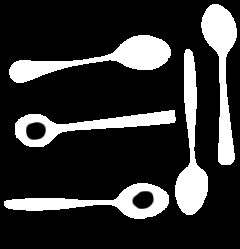
%> input picture material/code/visionbook/13MathMorph/images/spoons_binary_holes.png, 240 x 249 px
$ octave thinning_demo.m   (GNU Octave 9; MATLAB toolbox functions it lacks are replaced by stand-ins)
%> lines starting %> are read from the running program, lines starting %| are printed output that depends on the picture; in (x1, y1, x2, y2) boxes, pixels count from 0 and x2, y2 are one past the last pixel; in counts of white or black regions, pixels touching at a corner belong together; the program's own positions count from 1
### material/code/visionbook/matlab_code/misc/exportfig.m
function exportfig(varargin)
%EXPORTFIG  Export a figure to Encapsulated Postscript.
%   EXPORTFIG(H, FILENAME) writes the figure H to FILENAME.  H is
%   a figure handle and FILENAME is a string that specifies the
%   name of the output file.
%
%   EXPORTFIG(...,PARAM1,VAL1,PARAM2,VAL2,...) specifies
%   parameters that control various characteristics of the output
%   file.
%
%   Format Paramter:
%     'Format'  one of the strings 'eps','eps2','jpeg','png','preview'
%          specifies the output format. Defaults to 'eps'.
%          The output format 'preview' does not generate an output
%          file but instead creates a new figure window with a
%          preview of the exported figure. In this case the
%          FILENAME parameter is ignored.
%
%     'Preview' one of the strings 'none', 'tiff'
%          specifies a preview for EPS files. Defaults to 'none'.
%
%   Size Parameters:
%     'Width'   a positive scalar
%          specifies the width in the figure's PaperUnits
%     'Height'  a positive scalar
%          specifies the height in the figure's PaperUnits
%
%     Specifying only one dimension sets the other dimension
%     so that the exported aspect ratio is the same as the
%     figure's current aspect ratio.
%     If neither dimension is specified the size defaults to
%     the width and height from the figure's PaperPosition.
%
%   Rendering Parameters:
%     'Color'     one of the strings 'bw', 'gray', 'cmyk'
%         'bw'    specifies that lines and text are exported in
%                 black and all other objects in grayscale
%         'gray'  specifies that all objects are exported in grayscale
%         'cmyk'  specifies that all objects are exported in color
%                 using the CMYK color space
%     'Renderer'  one of the strings 'painters', 'zbuffer', 'opengl'
%         specifies the renderer to use
%     'Resolution'   a positive scalar
%         specifies the resolution in dots-per-inch.
%
%     The default color setting is 'bw'.
%
%   Font Parameters:
%     'FontMode'     one of the strings 'scaled', 'fixed'
%     'FontSize'     a positive scalar
%          in 'scaled' mode multiplies with the font size of each
%          text object to obtain the exported font size
%          in 'fixed' mode specifies the font size of all text
%          objects in points
%     'FontEncoding' one of the strings 'latin1', 'adobe'
%          specifies the character encoding of the font
%
%     If FontMode is 'scaled' but FontSize is not specified then a
%     scaling factor is computed from the ratio of the size of the
%     exported figure to the size of the actual figure. The minimum
%     font size allowed after scaling is 5 points.
%     If FontMode is 'fixed' but FontSize is not specified then the
%     exported font sizes of all text objects is 7 points.
%
%     The default 'FontMode' setting is 'scaled'.
%
%   Line Width Parameters:
%     'LineMode'     one of the strings 'scaled', 'fixed'
%     'LineWidth'    a positive scalar
%          the semantics of LineMode and LineWidth are exactly the
%          same as FontMode and FontSize, except that they apply
%          to line widths instead of font sizes. The minumum line
%          width allowed after scaling is 0.5 points.
%          If LineMode is 'fixed' but LineWidth is not specified
%          then the exported line width of all line objects is 1
%          point.
%
%   Examples:
%     exportfig(gcf,'fig1.eps','height',3);
%       Exports the current figure to the file named 'fig1.eps' with
%       a height of 3 inches (assuming the figure's PaperUnits is
%       inches) and an aspect ratio the same as the figure's aspect
%       ratio on screen.
%
%     exportfig(gcf, 'fig2.eps', 'FontMode', 'fixed',...
%                'FontSize', 10, 'color', 'cmyk' );
%       Exports the current figure to 'fig2.eps' in color with all
%       text in 10 point fonts. The size of the exported figure is
%       the figure's PaperPostion width and height.


if (nargin < 2)
  error('Too few input arguments');
end

% exportfig(H, filename, ...)
H = varargin{1};
if ~ishandle(H) | ~strcmp(get(H,'type'), 'figure')
  error('First argument must be a handle to a figure.');
end
filename = varargin{2};
if ~ischar(filename)
  error('Second argument must be a string.');
end
paramPairs = varargin(3:end);

% Do some validity checking on param-value pairs
if (rem(length(paramPairs),2) ~= 0)
  error(['Invalid input syntax. Optional parameters and values' ...
	 ' must be in pairs.']);
end

format = 'eps';
preview = 'none';
width = -1;
height = -1;
%color = 'bw';
color = 'cmyk';
fontsize = -1;
fontmode='scaled';
linewidth = -1;
linemode=[];
fontencoding = 'latin1';
renderer = [];
resolution = [];

% Process param-value pairs
args = {};
for k = 1:2:length(paramPairs)
  param = lower(paramPairs{k});
  if (~ischar(param))
    error('Optional parameter names must be strings');
  end
  value = paramPairs{k+1};

  switch (param)
   case 'format'
    format = value;
    if (~strcmp(format,{'eps','eps2','jpeg','png','preview'}))
      error(['Format must be ''eps'', ''eps2'', ''jpeg'', ''png'' or' ...
	     ' ''preview''.']);
    end
   case 'preview'
    preview = value;
    if (~strcmp(preview,{'none','tiff'}))
      error('Preview must be ''none'' or ''tiff''.');
    end
   case 'width'
    width = LocalToNum(value);
    if(~LocalIsPositiveScalar(width))
      error('Width must be a numeric scalar > 0');
    end
   case 'height'
    height = LocalToNum(value);
    if(~LocalIsPositiveScalar(height))
      error('Height must be a numeric scalar > 0');
    end
   case 'color'
    color = lower(value);
    if (~strcmp(color,{'bw','gray','cmyk'}))
      error('Color must be ''bw'', ''gray'' or ''cmyk''.');
    end
   case 'fontmode'
    fontmode = lower(value);
    if (~strcmp(fontmode,{'scaled','fixed'}))
      error('FontMode must be ''scaled'' or ''fixed''.');
    end
   case 'fontsize'
    fontsize = LocalToNum(value);
    if(~LocalIsPositiveScalar(fontsize))
      error('FontSize must be a numeric scalar > 0');
    end
   case 'fontencoding'
    fontencoding = lower(value);
    if (~strcmp(fontencoding,{'latin1','adobe'}))
      error('FontEncoding must be ''latin1'' or ''adobe''.');
    end
   case 'linemode'
    linemode = lower(value);
    if (~strcmp(linemode,{'scaled','fixed'}))
      error('LineMode must be ''scaled'' or ''fixed''.');
    end
   case 'linewidth'
    linewidth = LocalToNum(value);
    if(~LocalIsPositiveScalar(linewidth))
      error('LineWidth must be a numeric scalar > 0');
    end
   case 'renderer'
    renderer = lower(value);
    if (~strcmp(renderer,{'painters','zbuffer','opengl'}))
      error('Renderer must be ''painters'', ''zbuffer'' or ''opengl''.');
    end
   case 'resolution'
    resolution = LocalToNum(value);
    if ~(isnumeric(value) & (prod(size(value)) == 1) & (value >= 0));
      error('Resolution must be a numeric scalar >= 0');
    end
   otherwise
    error(['Unrecognized option ' param '.']);
  end
end

allLines  = findall(H, 'type', 'line');
allText   = findall(H, 'type', 'text');
allAxes   = findall(H, 'type', 'axes');
allImages = findall(H, 'type', 'image');
allLights = findall(H, 'type', 'light');
allPatch  = findall(H, 'type', 'patch');
allSurf   = findall(H, 'type', 'surface');
allRect   = findall(H, 'type', 'rectangle');
allFont   = [allText; allAxes];
allColor  = [allLines; allText; allAxes; allLights];
allMarker = [allLines; allPatch; allSurf];
allEdge   = [allPatch; allSurf];
allCData  = [allImages; allPatch; allSurf];

old.objs = {};
old.prop = {};
old.values = {};

% Process format and preview parameter
showPreview = strcmp(format,'preview');
if showPreview
  format = 'png';
  filename = [tempName '.png'];
end
if strncmp(format,'eps',3) & ~strcmp(preview,'none')
  args = {args{:}, ['-' preview]};
end

hadError = 0;
try
  % Process size parameters
  paperPos = get(H, 'PaperPosition');
  old = LocalPushOldData(old, H, 'PaperPosition', paperPos);
  figureUnits = get(H, 'Units');
  set(H, 'Units', get(H,'PaperUnits'));
  figurePos = get(H, 'Position');
  aspectRatio = figurePos(3)/figurePos(4);
  set(H, 'Units', figureUnits);
  if (width == -1) & (height == -1)
    width = paperPos(3);
    height = paperPos(4);
  elseif (width == -1)
    width = height * aspectRatio;
  elseif (height == -1)
    height = width / aspectRatio;
  end
  set(H, 'PaperPosition', [0 0 width height]);
  paperPosMode = get(H, 'PaperPositionMode');
  old = LocalPushOldData(old, H, 'PaperPositionMode', paperPosMode);
  set(H, 'PaperPositionMode', 'manual');

  % Process rendering parameters
  switch (color)
   case {'bw', 'gray'}
    if ~strcmp(color,'bw') & strncmp(format,'eps',3)
      format = [format 'c'];
    end
    args = {args{:}, ['-d' format]};

    %compute and set gray colormap
    oldcmap = get(H,'Colormap');
    newgrays = 0.30*oldcmap(:,1) + 0.59*oldcmap(:,2) + 0.11*oldcmap(:,3);
    newcmap = [newgrays newgrays newgrays];
    old = LocalPushOldData(old, H, 'Colormap', oldcmap);
    set(H, 'Colormap', newcmap);

    %compute and set ColorSpec and CData properties
    old = LocalUpdateColors(allColor, 'color', old);
    old = LocalUpdateColors(allAxes, 'xcolor', old);
    old = LocalUpdateColors(allAxes, 'ycolor', old);
    old = LocalUpdateColors(allAxes, 'zcolor', old);
    old = LocalUpdateColors(allMarker, 'MarkerEdgeColor', old);
    old = LocalUpdateColors(allMarker, 'MarkerFaceColor', old);
    old = LocalUpdateColors(allEdge, 'EdgeColor', old);
    old = LocalUpdateColors(allEdge, 'FaceColor', old);
    old = LocalUpdateColors(allCData, 'CData', old);

   case 'cmyk'
    if strncmp(format,'eps',3)
      format = [format 'c'];
      args = {args{:}, ['-d' format], '-cmyk'};
    else
      args = {args{:}, ['-d' format]};
    end
   otherwise
    error('Invalid Color parameter');
  end
  if (~isempty(renderer))
    args = {args{:}, ['-' renderer]};
  end
  if (~isempty(resolution)) | ~strncmp(format,'eps',3)
    if isempty(resolution)
      resolution = 0;
    end
    args = {args{:}, ['-r' int2str(resolution)]};
  end

  % Process font parameters
  if (~isempty(fontmode))
    oldfonts = LocalGetAsCell(allFont,'FontSize');
    switch (fontmode)
     case 'fixed'
      oldfontunits = LocalGetAsCell(allFont,'FontUnits');
      old = LocalPushOldData(old, allFont, {'FontUnits'}, oldfontunits);
      set(allFont,'FontUnits','points');
      if (fontsize == -1)
	set(allFont,'FontSize',7);
      else
	set(allFont,'FontSize',fontsize);
      end
     case 'scaled'
      if (fontsize == -1)
	wscale = width/figurePos(3);
	hscale = height/figurePos(4);
	scale = min(wscale, hscale);
      else
	scale = fontsize;
      end
      newfonts = LocalScale(oldfonts,scale,5);
      set(allFont,{'FontSize'},newfonts);
     otherwise
      error('Invalid FontMode parameter');
    end
    % make sure we push the size after the units
    old = LocalPushOldData(old, allFont, {'FontSize'}, oldfonts);
  end
  if strcmp(fontencoding,'adobe') & strncmp(format,'eps',3)
    args = {args{:}, '-adobecset'};
  end

  % Process linewidth parameters
  if (~isempty(linemode))
    oldlines = LocalGetAsCell(allMarker,'LineWidth');
    old = LocalPushOldData(old, allMarker, {'LineWidth'}, oldlines);
    switch (linemode)
     case 'fixed'
      if (linewidth == -1)
	set(allMarker,'LineWidth',1);
      else
	set(allMarker,'LineWidth',linewidth);
      end
     case 'scaled'
      if (linewidth == -1)
	wscale = width/figurePos(3);
	hscale = height/figurePos(4);
	scale = min(wscale, hscale);
      else
	scale = linewidth;
      end
      newlines = LocalScale(oldlines, scale, 0.5);
      set(allMarker,{'LineWidth'},newlines);
     otherwise
      error('Invalid LineMode parameter');
    end
  end

  % Export
  print(H, filename, args{:});

catch
  hadError = 1;
end

% Restore figure settings
for n=1:length(old.objs)
  set(old.objs{n}, old.prop{n}, old.values{n});
end

if hadError
  error(deblank(lasterr));
end

% Show preview if requested
if showPreview
  X = imread(filename,'png');
  delete(filename);
  f = figure( 'Name', 'Preview', ...
	      'Menubar', 'none', ...
	      'NumberTitle', 'off', ...
	      'Visible', 'off');
  image(X);
  axis image;
  ax = findobj(f, 'type', 'axes');
  set(ax, 'Units', get(H,'PaperUnits'), ...
	  'Position', [0 0 width height], ...
	  'Visible', 'off');
  set(ax, 'Units', 'pixels');
  axesPos = get(ax,'Position');
  figPos = get(f,'Position');
  rootSize = get(0,'ScreenSize');
  figPos(3:4) = axesPos(3:4);
  if figPos(1) + figPos(3) > rootSize(3)
    figPos(1) = rootSize(3) - figPos(3) - 50;
  end
  if figPos(2) + figPos(4) > rootSize(4)
    figPos(2) = rootSize(4) - figPos(4) - 50;
  end
  set(f, 'Position',figPos, ...
	 'Visible', 'on');
end

%
%  Local Functions
%

function outData = LocalPushOldData(inData, objs, prop, values)
outData.objs = {inData.objs{:}, objs};
outData.prop = {inData.prop{:}, prop};
outData.values = {inData.values{:}, values};

function cellArray = LocalGetAsCell(fig,prop);
cellArray = get(fig,prop);
if (~isempty(cellArray)) & (~iscell(cellArray))
  cellArray = {cellArray};
end

function newArray = LocalScale(inArray, scale, minValue)
n = length(inArray);
newArray = cell(n,1);
for k=1:n
  newArray{k} = max(minValue,scale*inArray{k}(1));
end

% [76 lines left out: functions LocalMapToGray, LocalMapCData, LocalUpdateColors, LocalIsPositiveScalar, LocalToNum, not called in this run]

### material/code/visionbook/13MathMorph/thinning.m
function skel = thinning(varargin)
% THINNING Morphological thinning with a given structural element
% CMP Vision Algorithms http://visionbook.felk.cvut.cz
%
% Sequential thinning  repeatedly
% subtracts the image boundary identified using the hit-or-miss
% transformation . Thinning can be used to
% obtain a homotopic substitute of a skeleton or to prune spurs in the
% skeleton. The outcome is determined by the shape of the structuring
% element.
%
% Usage: skel = thinning(im,el,it)
% Inputs:
%   im  [m x n]  Binary input image.
%   el  [p x q x 2 x s]  s different structuring
%     elements are used for the thinning; the
%     shape of each element is defined by a binary matrix
%     [p x q] and there are two separate elements
%     supplied for the hit-or-miss transformation.
%   it  (default 0)  Number of iterations; if zero, iterates
%     until idempotency is reached.
% Outputs:
%   sket  [m x n]  Result of thinning.
% See also: bwmorph.

%%%%%%%%%%%%%%%%%%%%%%%%%%%%%%%%%%%%%%%%%%%%%%
%%%%%%%%%%%%%%%%%%%%%%%%%%%%%%%%%%%%%%%%%%%%%%
im = varargin{1};
el = varargin{2};

% handle the input variable it. If unspecified assign it = 0
if nargin>2
  it = varargin{3};
else
  it = 0;
end

for r = 1:2
  for s = 1:size(el,4)
    el_rot(:,:,r,s,1) = squeeze( el(:,:,r,s) );
    el_rot(:,:,r,s,2) = squeeze( el(end:-1:1,:,r,s) )';
    el_rot(:,:,r,s,3) = squeeze( el_rot(end:-1:1,:,r,s,2) )';
    el_rot(:,:,r,s,4) = squeeze( el(:,end:-1:1,r,s) )';
  end
end

k = 1;
for s = 1:size(el_rot,4)
  for t = 1:size(el_rot,5)
    el_hit(k) = strel( 'arbitrary', squeeze(el_rot(:,:,1,s,t)) );
    el_miss(k) = strel( 'arbitrary', squeeze(el_rot(:,:,2,s,t)) );
    k = k+1;
  end
end

while true
  skel = im;
  for k = 1:size(el_hit,2)
    im = im - bwhitmiss( im, el_hit(k), el_miss(k) );
  end
  it = it - 1;
  if sum(skel(:)-im(:))==0 | it==0, break; end;
end
skel = im;

return

### material/code/visionbook/cmpviapath.m
function p = cmpviapath(rootpath,stprtoolbox)
% CMPVIAPATH Sets all necessary paths for cmpvia toolbox
%
% p = cmpviapath(rootpath);
%
% Input parameters:
% rootpath ... (optinoal) root path of the toolbox, defaults
%              to current working directory
% stprtoolbox... (optional) if set to 1, path to stprtoolbox is
%                added and the toolbox is initialized
%
% Output:
% p ... added path
%
% History:
% 2006-01-26 Tomas Svoboda: created based on a similar function
%            from Vojta Franc and Vaclav Hlavac patern recognition
%            toolbox
%
% $Id: cmpviapath.m 1181 2014-04-02 15:47:26Z svoboda $

if nargin<2
  stprtoolbox=0 ;
end ;

if nargin<1
  rootpath=pwd;
end

disp('Setting path for the CMPvia codes')
disp('cmpvia@cmp.felk.cvut.cz ---------')

% set path for UNIX
p = ['$:', ...
	 '$02Image:', ...
     '$03ImageMath:', ...
	 '$04DataStr:',...
	 '$05Preproc:',...
	 '$06Segm1:',...
	 '$07Segm2:',...
	 '$08ShapeRepr:',...
	 '$09ObjRec:',...
	 '$11Theory3D:',...
     '$14Compr:', ...
     '$15Texture:', ...
     '$16Motion:', ...
	 '$matlab_code/graphcut:',...
	 '$matlab_code/bsplines:',...
     '$matlab_code/misc:'
	 ];

if stprtoolbox,
  p = [ p, '$matlab_code/stprtool:' ] ;
end ;


p=translate(p,rootpath);

% adds path at the start
addpath(p);

% setup
if stprtoolbox,
  stprpath(translate('$/matlab_code/stprtool',rootpath)) ;
end ;

%--translate ---------------------------------------------------------
function p = translate(p,rootpath);
%TRANSLATE Translate unix path to platform specific path
%   TRANSLATE fixes up the path so that it's valid on non-UNIX platforms
%
% This function was derived from MathWork M-file "pathdef.m"

cname = computer;

% Look for PC
if strncmp(cname,'PC',2)
  p = strrep(p,'/','\');
  p = strrep(p,':',';');
  p = strrep(p,'$',[rootpath '\']);

% [12 lines of commented-out code are left out]
else
  p = strrep(p,'$',[rootpath '/']);
end

### material/code/visionbook/13MathMorph/thinning_demo.m
% THINNING_DEMO Demo showing the usage of thinning
% CMP Vision Algorithms http://visionbook.felk.cvut.cz
%
% Example
%
% The thinning transformation is tested with different structuring
% elements from the Golay alphabet .

addpath ../.;
cmpviapath('../.');
if (exist('output_images')~=7)
  mkdir('output_images');
end

ImageDir = 'images/' % directory containing the images

im = imread([ImageDir 'spoons_binary_holes.png']) > 0;
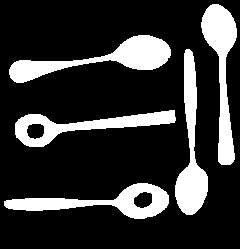
%> im: size 249x240 logical; 20% white; 5 white regions, box (x1, y1, x2, y2) and area: (9, 35, 171, 83) 2683, (201, 4, 237, 165) 2481, (175, 49, 208, 215) 2372, (4, 183, 169, 219) 2273, (15, 110, 176, 147) 2141
figure(1);imshow(im,[]);colormap(gray);
exportfig(1,'output_images/thinning_original.eps');

golayL(:,:,1,1) = [0 0 0; 0 1 0; 1 1 1];
golayL(:,:,2,1) = [1 1 1; 0 0 0; 0 0 0];
golayL(:,:,1,2) = [0 0 0; 1 1 0; 0 1 0];
golayL(:,:,2,2) = [0 1 1; 0 0 1; 0 0 0];

skel = thinning( im, golayL, 0 );
%> in thinning, `it = varargin{3};`: it = 0
%> after the loop in thinning, `for s = 1:size(el_rot,4)`: el_hit = 8 items; Dimensionality: 2, 2, 2, 2, 2, 2, 2, 2; k = 9
%> the loop in thinning, `while true` made 18 passes
%> it on passes 1 to 12: -1, -2, -3, -4, -5, -6, -7, -8, -9, -10, -11, -12
%> after the loop in thinning, `while true`:
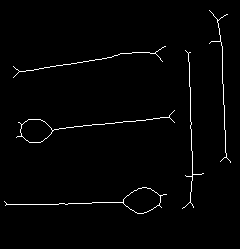
%> im: size 249x240 double; values 0 (black) and 1 (white), 1.6% white in thin lines or dots, all inside (x1, y1, x2, y2) = (4, 10, 231, 214)
im_show = double( repmat(im,[1 1 3]) );
im_show(:,:,2:3) = im_show(:,:,2:3) - repmat(double(skel),[1 1 2]);
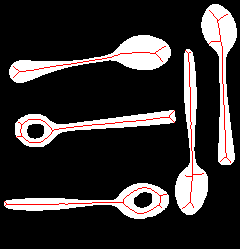
%> im_show: size 249x240x3 double; mean R, G, B 0.2, 0.184, 0.184
figure(2);imshow(im_show,[]);
exportfig(2,'output_images/thinning_thinning.eps');

golayE(:,:,1,1) = [0 0 0; 0 1 0; 0 0 0];
golayE(:,:,2,1) = [1 1 1; 1 0 1; 1 0 0];
golayE(:,:,1,2) = [0 0 0; 0 1 0; 0 1 0];
golayE(:,:,2,2) = [1 1 1; 1 0 1; 0 0 0];

skel = thinning( skel, golayE, 6 );
%> in thinning (call 2), `it = varargin{3};`: it = 6
%> the loop in thinning (call 2), `while true` made 6 passes
%> it on passes 1 to 6: 5, 4, 3, 2, 1, 0
%> after the loop in thinning (call 2), `while true`:
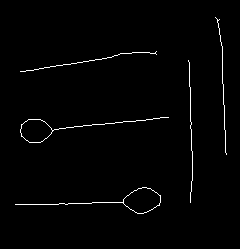
%> im: size 249x240 double; values 0 (black) and 1 (white), 1.4% white in thin lines or dots, all inside (x1, y1, x2, y2) = (15, 17, 227, 214)

im_show = double(repmat(im,[1 1 3]));
im_show(:,:,2:3) = im_show(:,:,2:3) - repmat(double(skel),[1 1 2]);
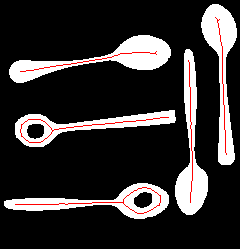
%> im_show: size 249x240x3 double; mean R, G, B 0.2, 0.186, 0.186
figure(3);imshow(im_show,[]);
exportfig(3,'output_images/thinning_pruning.eps');

skel = thinning( skel, golayE, 0 );
%> the loop in thinning (call 3), `while true` made 63 passes
%> after the loop in thinning (call 3), `while true`:
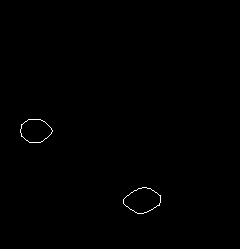
%> im: size 249x240 double; values 0 (black) and 1 (white), 0.27% white in thin lines or dots, all inside (x1, y1, x2, y2) = (20, 119, 161, 214)
%> after the loop in thinning (call 3), `while true`: it = -63

im_show = double(repmat(im,[1 1 3]));
im_show(:,:,2:3) = im_show(:,:,2:3) - repmat(double(skel),[1 1 2]);
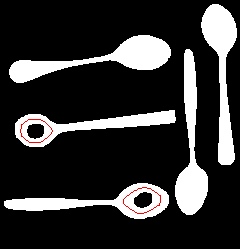
%> im_show: size 249x240x3 double; mean R, G, B 0.2, 0.197, 0.197
figure(4);imshow(im_show,[]);
exportfig(4,'output_images/thinning_pruning_inf.eps');
